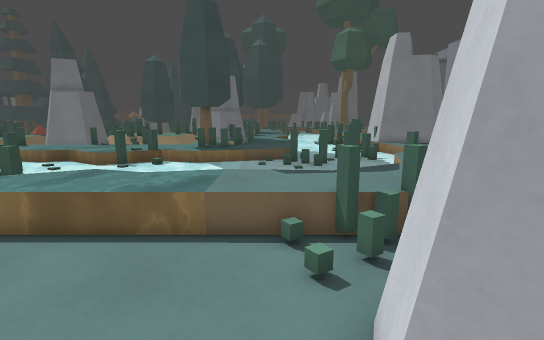
View 1 (above)

23 first-person views from a walk through a Godot game level. The camera is 1.2 m above the floor, tilts 10° down and sees 85° across. The floor is counted in squares, 0.45 m on a side. Each view is taken from the middle of a square. On the plan, view 1 faces up. The plan holds only what a view shows up to about 20 squares ahead; the rest is blank. The place goes on beyond the plan. Surface patterns are stand-ins for the level's own textures.

View 2
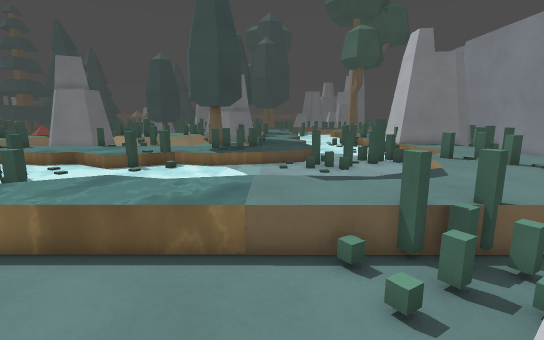

View 3
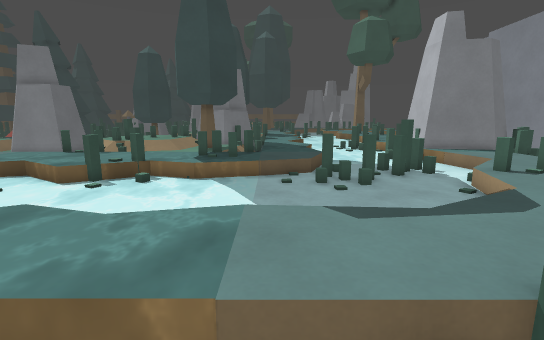

View 4
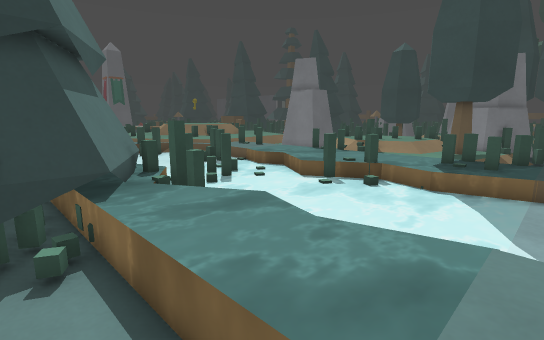

View 5
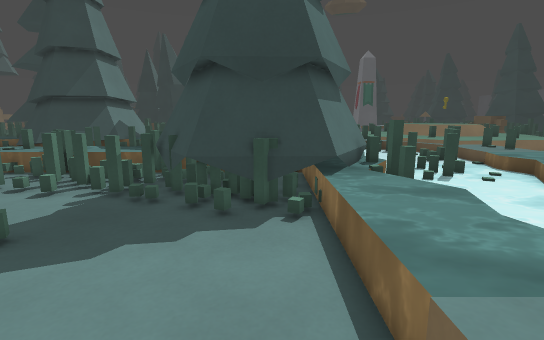

View 6
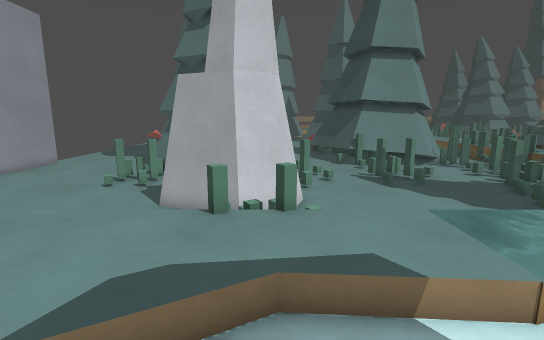

View 7
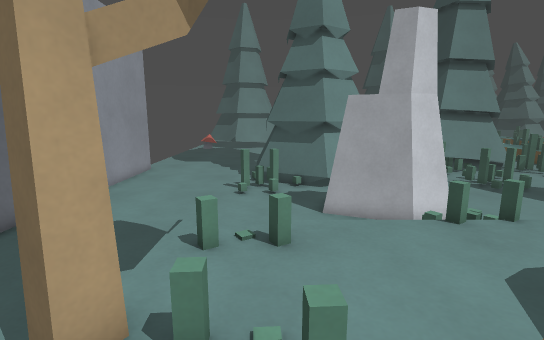

View 8
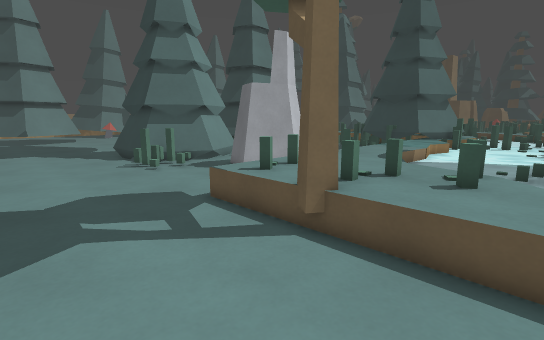

View 9
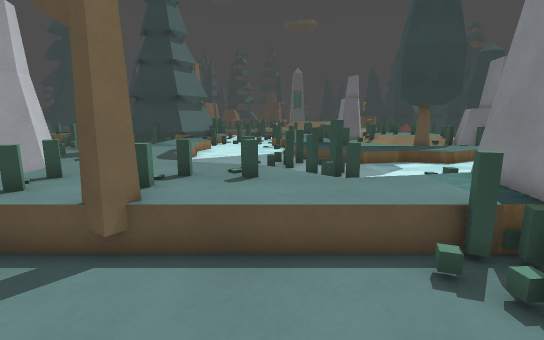

View 10
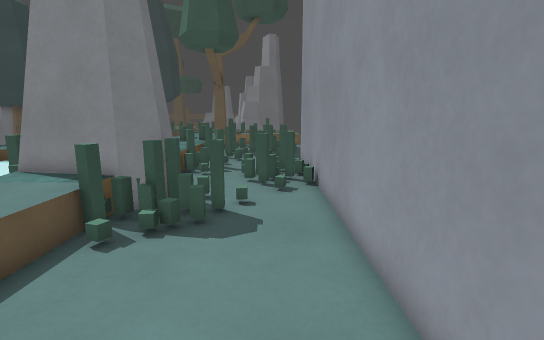

View 11
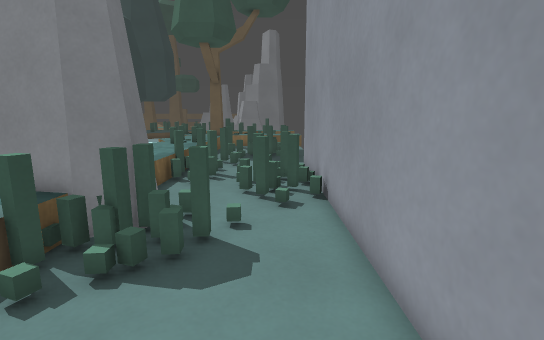

View 12
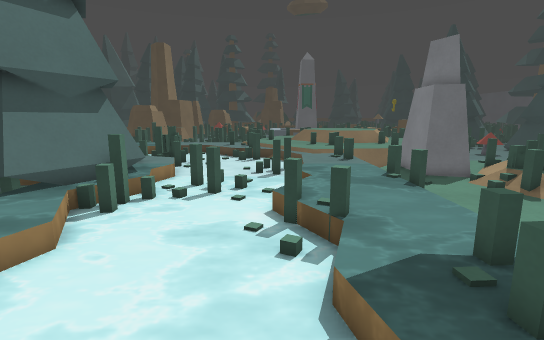

View 13
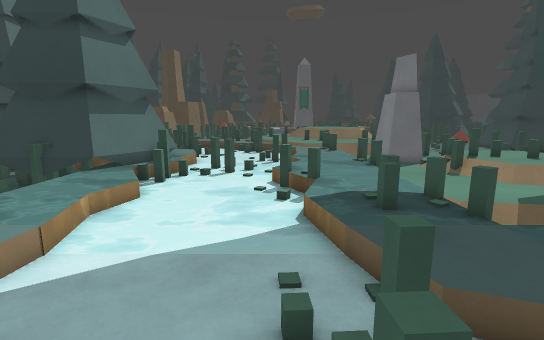

View 14
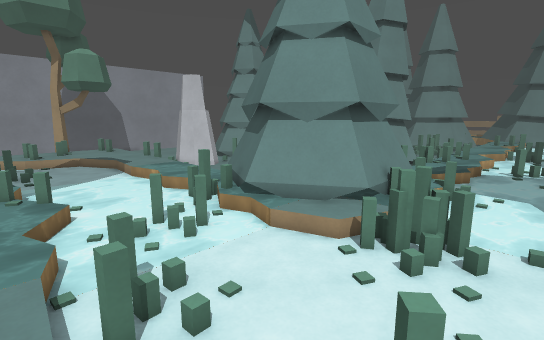

View 15
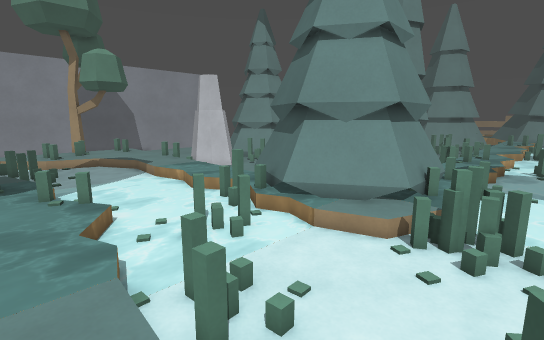

View 16
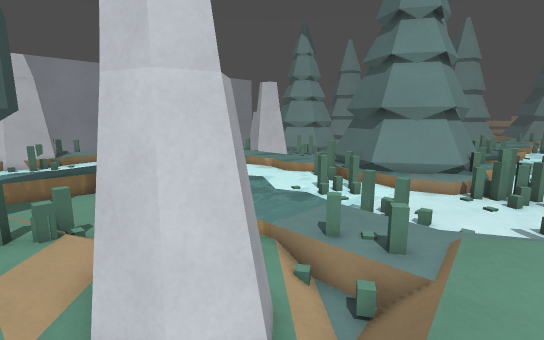

View 17
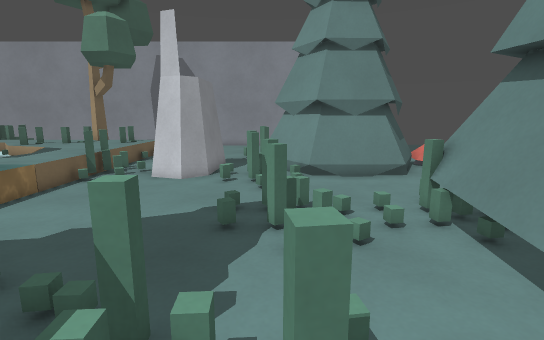

View 18
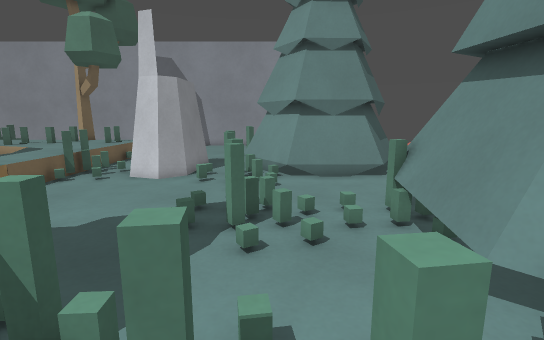

View 19
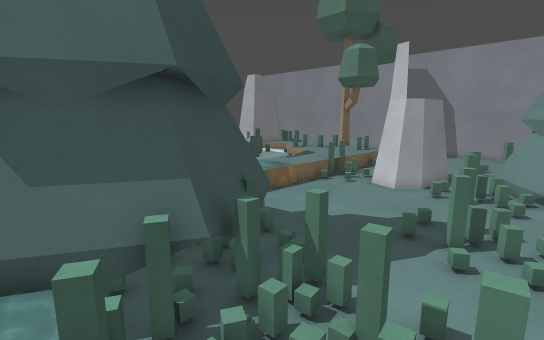

View 20
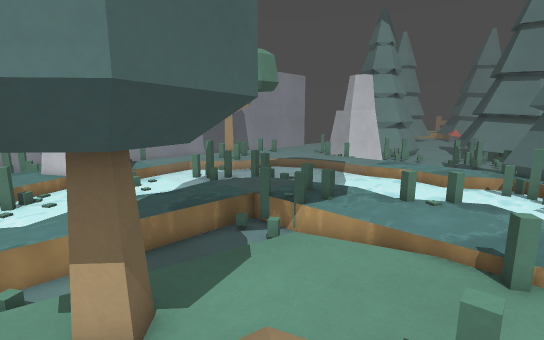

View 21
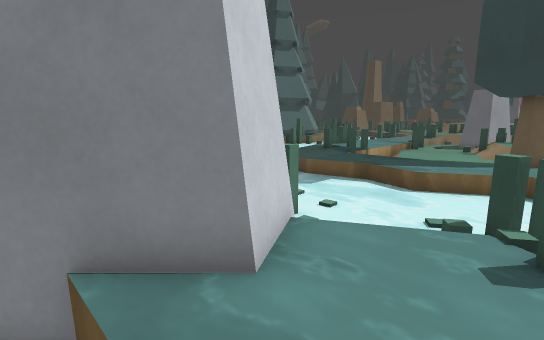

View 22
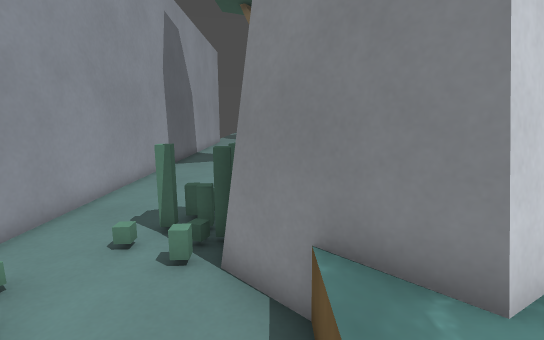

View 23
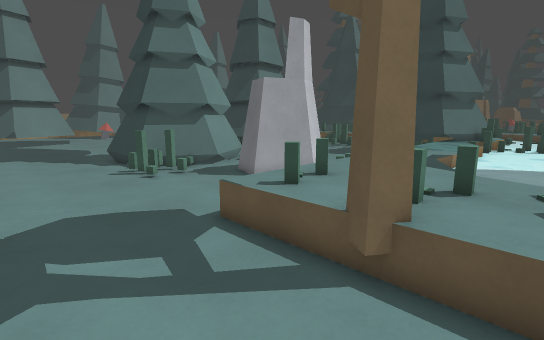

### Floor plan
Key: @ floor where view 1 was taken; # wall or solid block; x gap in a wall; . main floor; : floor 0.25 m higher than the main floor; + floor 0.5 m higher than the main floor; / step, stairs or slope; = window, fence, low wall or low ledge; ~ water the walk can cross; ≈ water the walk keeps out of; v drop or lower ground; O other object.
Columns run from 20 left of view 1 to 17 right of it. Each row starts with its distance up from view 1.
 26      /=+++++ ####/.~~~~~~≈≈≈~~~... ==#
 25     :=  +++++### /.~~~~~~≈~~~~~...==##
 24  +  ==:/+==++###   ~~~~~~~~~~≈~..../=#
 23     ###=/////####..~~~~~~~~≈###...==.#
 22     ####=///::::/..~~~~~~~≈#####.....#
 21     ####::::::::/..~~~~~~~≈## ###/...#
 20  ++//:::::::::::/..~~~~~~~~≈#####//..#
 19  ++/./:::=:=::/ =.=~~~~~~~~~~~≈==/=..#
 18  +//+//~~≈~~~~~~≈≈≈++/::::::+++=//...#
 17  ++++++~~~~~~~~~≈≈≈++/:::==:/++/.....#
 16 ++/++++~~~~~~~≈~~~~+/=::==::/++......#
 15  //:==:~~~~~~≈≈~~~~::====::/+++......#
 14    ://=~~~~~≈≈~~~~~:::::::/++++......#
 13 /=:::::~~~~~~~~~~~~:::::::///++......#
 12 //:::::~~≈≈~~~~~~~~::::::/+++++......#
 11  ::::::~≈≈~~~~~~~~~::::::/+++/#......
 10 :::::::~~:~~~~~~~~~::::/+++++##......
  9 :::==//~=≈≈≈≈~~~~~~++++++++++++......
  8 ::vx/++####≈~~~~~~~+++++++++//+....../
  7 :===/=#######~~~~~~++++/+++++/+....../
  6 ~~~≈~##=  ###......././/.../  ......./
  5 ~~~~≈##   =##........///..   ......../
  4 ~~~~~##    ##.........=##... ........
  3 ~~~~~###  ###........=#####..........
  2 ~~:≈≈#######=........#####=..........
  1 ~~~~~≈~####=..........####...........
  0 ~~~~~ ~=====........@./..............
 -1  ~~~~~~=///=...O....=/=.....==.......
 -2  ~~~~~~/./=....=.=././O.=#=.===....../
 -3  ~~~~~~ //....././../.=#####=......../
 -4  ~~~~~~ ===..././.....###  ##=......./
 -5  ~~~~~≈x=......//.....##    #=......./
 -6  ~≈~~≈≈...#.=====.....##    #=.......#
 -7  ≈≈~~~~..=#=#####=....##    #=.......#

Where each view was taken, in squares from view 1:
view 1: 0 up, 0 right, facing up
view 2: 1 up, 1 left, facing up
view 3: 4 up, 1 left, facing up
view 4: 5 up, 1 left, facing up-left
view 5: 5 up, 1 right, facing left
view 6: 13 up, 2 right, facing down
view 7: 14 up, 8 right, facing down
view 8: 15 up, 16 right, facing down-left
view 9: 14 up, 16 right, facing left
view 10: 11 up, 15 right, facing up
view 11: 13 up, 15 right, facing up
view 12: 14 up, 0 right, facing left
view 13: 14 up, 4 right, facing left
view 14: 16 up, 20 left, facing down-right
view 15: 17 up, 19 left, facing down-right
view 16: 24 up, 19 left, facing down-right
view 17: 2 down, 12 left, facing right
view 18: 3 down, 12 left, facing right
view 19: 4 down, 14 left, facing up-right
view 20: 26 up, 10 left, facing down-right
view 21: 26 up, 11 right, facing down-left
view 22: 26 up, 11 right, facing down
view 23: 13 up, 15 right, facing down-left
